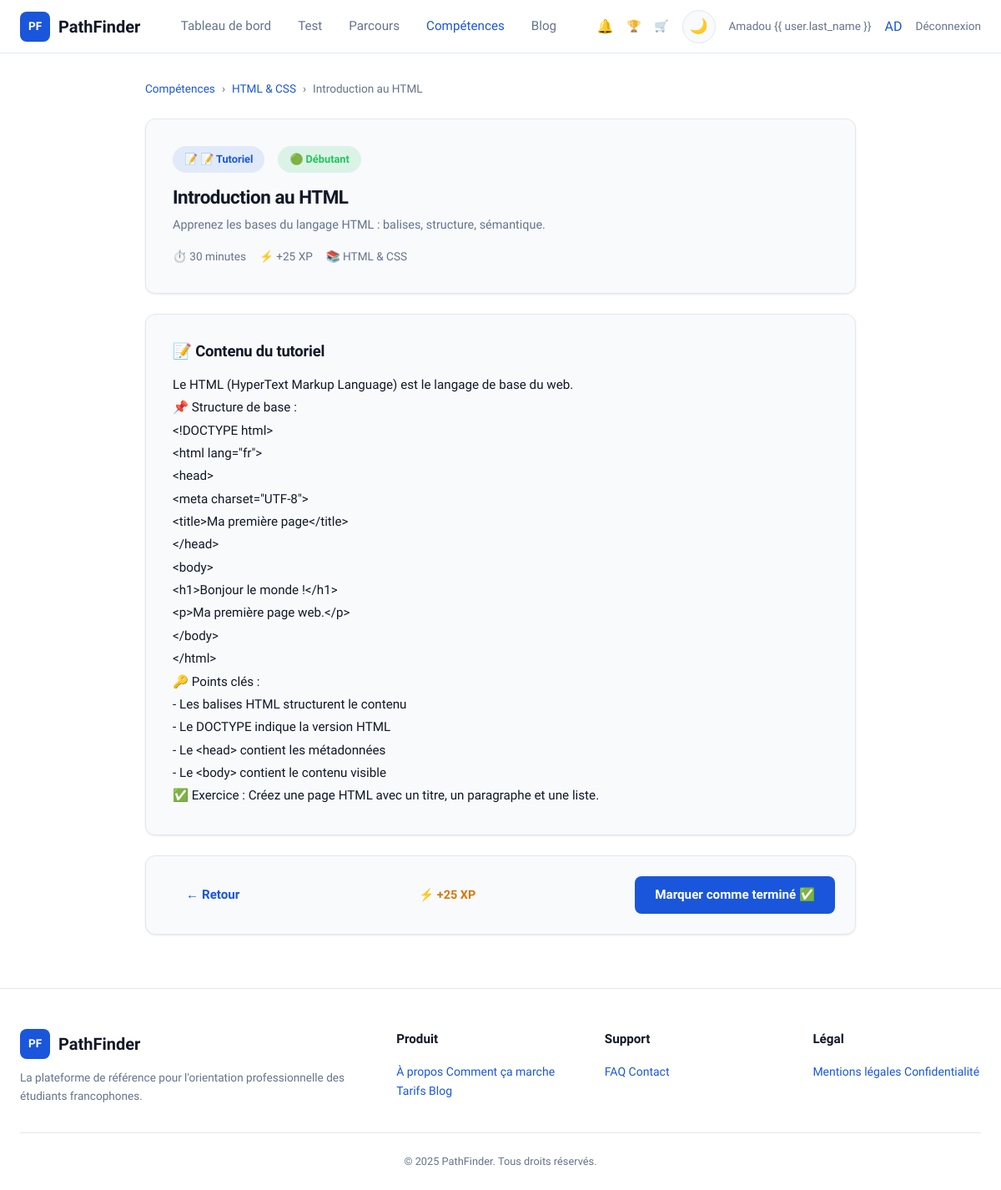
Screenshot of /competences/html-css/ressource/1/ (signed in) with the database file from the repository.
### accounts/models.py (models this page shows, shortened)
class CustomUser(AbstractUser):
    FILIERE_CHOICES = [
        ('informatique', 'Informatique'),
        ('gestion', 'Gestion'),
        ('marketing', 'Marketing'),
        ('communication', 'Communication'),
        ('droit', 'Droit'),
        ('sciences', 'Sciences'),
        ('lettres', 'Lettres'),
        ('autre', 'Autre'),
    ]
    NIVEAU_CHOICES = [
        ('licence1', 'Licence 1'),
        ('licence2', 'Licence 2'),
        ('licence3', 'Licence 3'),
        ('master1', 'Master 1'),
        ('master2', 'Master 2'),
        ('doctorat', 'Doctorat'),
    ]
    filiere = models.CharField(max_length=100, choices=FILIERE_CHOICES, blank=True)
    niveau = models.CharField(max_length=50, choices=NIVEAU_CHOICES, blank=True)
    avatar_initials = models.CharField(max_length=3, blank=True)
    global_progress = models.FloatField(default=0.0, help_text='Progression globale 0-100%')
    total_xp = models.IntegerField(default=0)
    level = models.IntegerField(default=1)
    class Meta:
        verbose_name = 'Utilisateur'
        verbose_name_plural = 'Utilisateurs'
    @property
    def level_name(self):
        names = {1: 'Explorateur', 2: 'Apprenti', 3: 'Pratiquant',
                 4: 'Confirmé', 5: 'Expert', 6: 'Mentor', 7: 'Architecte'}
        return names.get(min(self.level, 7), 'Architecte')
    @property
    def level_icon(self):
        icons = {1: '🌱', 2: '📘', 3: '⚡', 4: '🎯', 5: '🏆', 6: '💎', 7: '👑'}
        return icons.get(min(self.level, 7), '👑')

### competences/models.py (models this page shows, shortened)
class Skill(models.Model):
    slug = models.SlugField(unique=True)
    name = models.CharField(max_length=200, verbose_name='Nom')
    description = models.TextField(verbose_name='Description')
    icon = models.CharField(max_length=10, default='💡')
    max_level = models.IntegerField(default=5, verbose_name='Niveau max')
    is_premium = models.BooleanField(default=False, verbose_name='Premium')
    price_fcfa = models.IntegerField(default=0, verbose_name='Prix (FCFA)')
    class Meta:
        verbose_name = 'Compétence'
        verbose_name_plural = 'Compétences'

class SkillResource(models.Model):
    RESOURCE_TYPES = [
        ('video', '🎬 Vidéo'),
        ('pdf', '📄 Document PDF'),
        ('tutoriel', '📝 Tutoriel'),
        ('lien', '🔗 Lien externe'),
        ('exercice', '✏️ Exercice pratique'),
        ('mini_formation', '🎓 Mini-formation'),
    ]
    LEVELS = [
        ('debutant', '🟢 Débutant'),
        ('intermediaire', '🟡 Intermédiaire'),
        ('avance', '🔴 Avancé'),
    ]
    skill = models.ForeignKey(Skill, on_delete=models.CASCADE, related_name='resources')
    title = models.CharField(max_length=200, verbose_name='Titre')
    description = models.TextField(blank=True, verbose_name='Description')
    resource_type = models.CharField(max_length=30, choices=RESOURCE_TYPES, default='video')
    level = models.CharField(max_length=20, choices=LEVELS, default='debutant', verbose_name='Niveau')
    url = models.URLField(blank=True, verbose_name='Lien externe')
    file = models.FileField(upload_to='resources/pdf/', blank=True, verbose_name='Fichier PDF')
    content = models.TextField(blank=True, verbose_name='Contenu du tutoriel',
                               help_text='Contenu texte pour les tutoriels intégrés')
    duration_minutes = models.IntegerField(default=0, verbose_name='Durée (min)')
    order = models.IntegerField(default=0, verbose_name='Ordre')
    xp_reward = models.IntegerField(default=25, verbose_name='XP gagné')
    is_free_preview = models.BooleanField(default=False, verbose_name='Aperçu gratuit',
                                          help_text='Accessible même sans paiement')
    created_at = models.DateTimeField(auto_now_add=True)
    class Meta:
        verbose_name = 'Ressource'
        verbose_name_plural = 'Ressources'
        ordering = ['order', 'created_at']
    @property
    def type_icon(self):
        icons = {'video': '🎬', 'pdf': '📄', 'tutoriel': '📝',
                 'lien': '🔗', 'exercice': '✏️', 'mini_formation': '🎓'}
        return icons.get(self.resource_type, '📁')
    @property
    def level_color(self):
        colors = {'debutant': '#22c55e', 'intermediaire': '#f59e0b', 'avance': '#ef4444'}
        return colors.get(self.level, '#6b7280')

### competences/views.py (the view)
# urls.py: path('<slug:slug>/ressource/<int:resource_id>/', views.resource_detail_view, name='resource_detail'),
@login_required
def resource_detail_view(request, slug, resource_id):
    skill = get_object_or_404(Skill, slug=slug)
    resource = get_object_or_404(SkillResource, id=resource_id, skill=skill)
    progress, _ = UserSkillProgress.objects.get_or_create(
        user=request.user, skill=skill,
        defaults={'unlocked': not skill.is_premium}
    )
    if skill.is_premium and not progress.unlocked and not resource.is_free_preview:
        messages.warning(request, 'Débloquons cette compétence d\'abord !')
        return redirect('payments:pay', item_type='skill', item_id=skill.id)
    user_progress, _ = UserResourceProgress.objects.get_or_create(
        user=request.user, resource=resource
    )
    context = {
        'skill': skill,
        'resource': resource,
        'progress': progress,
        'user_progress': user_progress,
    }
    return render(request, 'competences/resource_detail.html', context)

### core/context_processors.py (called while the page is built)
def global_context(request):
    context = {}
    if request.user.is_authenticated:
        from notifications.models import Notification
        context['unread_notifications_count'] = Notification.objects.filter(
            user=request.user, is_read=False
        ).count()
        context['user_level_name'] = request.user.level_name
        context['user_level_icon'] = request.user.level_icon
    return context

### templates/competences/resource_detail.html (shortened to what this page needs)
{% extends "base.html" %}
{% block content %}
<main class="main">
    <div class="container" style="max-width:900px;">
        <div class="breadcrumb">
            <a href="{% url 'competences:list' %}">Compétences</a>
            <span>›</span>
            <a href="{% url 'competences:apprentissage' slug=skill.slug %}">{{ skill.name }}</a>
            <span>›</span>
            <span>{{ resource.title }}</span>
        </div>
        <div class="card resource-hero animate-in">
            <div class="top">
                <span class="type-badge" style="background:rgba(26,86,219,0.1);color:var(--primary);">{{ resource.type_icon }} {{ resource.get_resource_type_display }}</span>
                <span class="type-badge"
                    style="background:{{ resource.level_color }}22;color:{{ resource.level_color }};">{{ resource.get_level_display }}</span>
            </div>
            <h1>{{ resource.title }}</h1>
            {% if resource.description %}<p class="desc">{{ resource.description }}</p>{% endif %}
            <div class="meta">
                {% if resource.duration_minutes %}<span class="meta-item">⏱️ {{ resource.duration_minutes }}
                    minutes</span>{% endif %}
                <span class="meta-item">⚡ +{{ resource.xp_reward }} XP</span>
                <span class="meta-item">📚 {{ skill.name }}</span>
            </div>
        </div>
        <div class="card content-card animate-in">
            {% if resource.resource_type == 'tutoriel' %}
            <h2>📝 Contenu du tutoriel</h2>
            <div class="tutorial-content">{{ resource.content|linebreaks }}</div>
            {% elif resource.resource_type == 'exercice' %}
            <h2>✏️ Exercice pratique</h2>
            <div class="tutorial-content">{{ resource.content|linebreaks }}</div>
            {% endif %}
        </div>
        <div class="card action-bar animate-in">
            <div>
                <a href="{% url 'competences:apprentissage' slug=skill.slug %}" class="btn btn-outline">← Retour</a>
            </div>
            <span class="xp-info">⚡ +{{ resource.xp_reward }} XP</span>
            {% if user_progress.completed %}
            <span class="btn btn-outline" style="cursor:default;opacity:0.6;">✅ Déjà terminé</span>
            {% else %}
            <a href="{% url 'competences:complete_resource' slug=skill.slug resource_id=resource.id %}"
                class="btn btn-primary">Marquer comme terminé ✅</a>
            {% endif %}
        </div>
    </div>
</main>
{% endblock %}

### templates/includes/navbar.html (shortened to what this page needs)
{% load static %}
<nav class="navbar">
    <div class="container">
        <a href="{% url 'core:home' %}" class="navbar-logo">
            <div class="logo-icon">PF</div>
            PathFinder
        </a>
        <div class="navbar-menu">
            {% if user.is_authenticated %}
            <a href="{% url 'accounts:dashboard' %}"
                class="{% if request.resolver_match.url_name == 'dashboard' %}active{% endif %}">Tableau de bord</a>
            <a href="{% url 'orientation:test' %}"
                class="{% if request.resolver_match.app_name == 'orientation' %}active{% endif %}">Test</a>
            <a href="{% url 'parcours:career' %}"
                class="{% if request.resolver_match.app_name == 'parcours' %}active{% endif %}">Parcours</a>
            <a href="{% url 'competences:list' %}"
                class="{% if request.resolver_match.app_name == 'competences' %}active{% endif %}">Compétences</a>
            <a href="{% url 'blog:list' %}"
                class="{% if request.resolver_match.app_name == 'blog' %}active{% endif %}">Blog</a>
            {% else %}
            <a href="{% url 'core:home' %}">Accueil</a>
            <a href="{% url 'core:home' %}#fonctionnement">Fonctionnement</a>
            <a href="{% url 'core:home' %}#tarifs">Tarifs</a>
            <a href="{% url 'core:contact' %}">Contact</a>
            {% endif %}
        </div>
        <div class="navbar-actions">
            {% if user.is_authenticated %}
            <a href="{% url 'notifications:list' %}" style="position:relative;color:var(--text-secondary);">
                🔔
            </a>
            <a href="{% url 'gamification:leaderboard' %}" style="color:var(--text-secondary);font-size:0.85rem;"
                title="Classement">🏆</a>
            <a href="{% url 'gamification:shop' %}" style="color:var(--text-secondary);font-size:0.85rem;"
                title="Boutique">🛒</a>
            <button class="theme-toggle" aria-label="Changer le thème">🌙</button>
            <span style="color:var(--text-secondary);font-size:0.85rem;">{{ user.first_name }} {{ user.last_name
                }}</span>
            <a href="{% url 'gamification:profile' %}" style="text-decoration:none;">
                <div class="avatar" title="{{ user.total_xp }} XP — {{ user.level_name }}">{{ user.avatar_initials }}
                </div>
            </a>
            <a href="{% url 'accounts:logout' %}" style="color:var(--text-secondary);font-size:0.85rem;">Déconnexion</a>
            {% else %}
            <button class="theme-toggle" aria-label="Changer le thème">🌙</button>
            <a href="{% url 'accounts:login' %}" class="btn btn-outline btn-sm">Connexion</a>
            <a href="{% url 'accounts:register' %}" class="btn btn-primary btn-sm">Commencer</a>
            {% endif %}
        </div>
    </div>
</nav>

### static/css/shared.css (style rules this page uses)
:root { --bg-page: #ffffff; --bg-card: #f8fafc; --bg-input: #ffffff; --primary: #1a56db; --primary-hover: #1648b8; --success: #16a34a; --success-light: #dcfce7; --amber: #f59e0b; --amber-light: #fef3c7; --red: #ef4444; --text-primary: #111827; --text-secondary: #64748b; --text-on-primary: #ffffff; --border: #e2e8f0; --shadow: 0 1px 3px rgba(0, 0, 0, 0.06), 0 1px 2px rgba(0, 0, 0, 0.04); --shadow-md: 0 4px 6px rgba(0, 0, 0, 0.05), 0 2px 4px rgba(0, 0, 0, 0.04); --shadow-lg: 0 10px 25px rgba(0, 0, 0, 0.06), 0 4px 10px rgba(0, 0, 0, 0.04); --radius-sm: 8px; --radius-md: 12px; --radius-lg: 16px; --radius-full: 9999px; --nav-height: 64px; --max-width: 1280px; --font: 'Lexend', sans-serif; }
*, *::before, *::after { box-sizing: border-box; margin: 0; padding: 0; }
html { scroll-behavior: smooth; }
body { font-family: var(--font); font-weight: 400; line-height: 1.6; color: var(--text-primary); background-color: var(--bg-page); transition: background-color 0.3s ease, color 0.3s ease; -webkit-font-smoothing: antialiased; }
a { color: var(--primary); text-decoration: none; transition: color 0.2s; }
h1 { font-size: 2.5rem; font-weight: 700; line-height: 1.2; letter-spacing: -0.02em; }
h2 { font-size: 2rem; font-weight: 700; line-height: 1.25; letter-spacing: -0.01em; }
.container { max-width: var(--max-width); margin: 0 auto; padding: 0 24px; }
.navbar { position: sticky; top: 0; z-index: 100; background: var(--bg-page); border-bottom: 1px solid var(--border); backdrop-filter: blur(12px); height: var(--nav-height); transition: background-color 0.3s; }
.navbar .container { display: flex; align-items: center; justify-content: space-between; height: 100%; }
.navbar-logo { display: flex; align-items: center; gap: 10px; font-weight: 700; font-size: 1.25rem; color: var(--text-primary); text-decoration: none; }
.navbar-logo .logo-icon { width: 36px; height: 36px; background: var(--primary); border-radius: var(--radius-sm); display: flex; align-items: center; justify-content: center; color: white; font-weight: 700; font-size: 0.85rem; }
.navbar-menu { display: flex; align-items: center; gap: 32px; }
.navbar-menu a { color: var(--text-secondary); font-weight: 500; font-size: 0.95rem; transition: color 0.2s; text-decoration: none; }
.navbar-menu a:hover, .navbar-menu a.active { color: var(--primary); }
.navbar-actions { display: flex; align-items: center; gap: 16px; }
.theme-toggle { width: 40px; height: 40px; border-radius: 50%; border: 1px solid var(--border); background: var(--bg-card); cursor: pointer; display: flex; align-items: center; justify-content: center; font-size: 1.1rem; transition: all 0.2s; color: var(--text-secondary); }
.btn { display: inline-flex; align-items: center; justify-content: center; gap: 8px; padding: 12px 24px; border-radius: var(--radius-sm); font-family: var(--font); font-weight: 600; font-size: 0.95rem; border: none; cursor: pointer; transition: all 0.2s ease; text-decoration: none; line-height: 1.4; }
.btn-primary { background: var(--primary); color: var(--text-on-primary); }
.card { background: var(--bg-card); border: 1px solid var(--border); border-radius: var(--radius-md); padding: 24px; transition: all 0.2s ease; box-shadow: var(--shadow); }
.animate-in { animation: fadeInUp 0.5s ease forwards; }

### rows the page displays
CustomUser: first_name "Amadou", avatar_initials "AD"
Skill: name "HTML & CSS"
SkillResource: title "Introduction au HTML", type_icon "📝", resource_type "📝 Tutoriel", level "🟢 Débutant", description "Apprenez les bases du langage HTML : balises, structure, sémantique.", duration_minutes "30", xp_reward "25", content "Le HTML (HyperText Markup Language) est le langage de base du web. 📌 Structure de base : <!DOCTYPE html> <html lang=\"fr\"> <head> <meta charset=\"UTF-8\"> <title>Ma première page</title> </head> <body> <h1>Bonjour le monde !</h1> <p>Ma première page web.</p> </body> </html> 🔑 Points clés : - Les balises HTML structurent le contenu - Le DOCTYPE indique la version HTML - Le <head> contient les métadonnées - Le <body> contient le contenu visible ✅ Exercice : Créez une page HTML avec un titre, un paragraphe et une liste."
